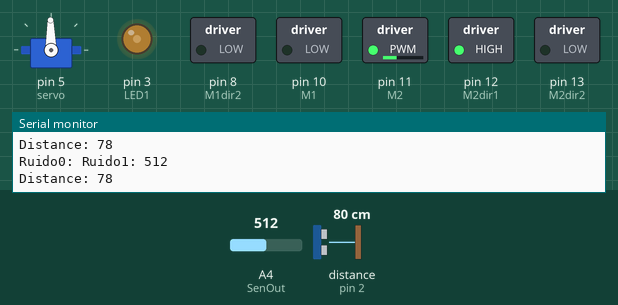
This sketch was run on a simulated Arduino Uno, built with avr-gcc and run on an emulated ATmega328P. Parts: servo, switched loads named in the sketch (green lamp = pin HIGH), output pins drawn as LEDs (lit = HIGH), the last lines printed to the serial monitor. Wiring (inferred from the names in the program): ultrasonic range finder: trigger pin 4; echo pin 2. The test bench sets the inputs (shaded band); at power-on: distance to the obstacle (sensor on pin 2) 80 cm, A4 (SenOut) = 512. The echo pulse lasts 58.3 µs per cm; pins used as bus, display or sensor lines are not drawn.

Above: at 1.3 s.
1.4 s: distance to the obstacle (sensor on pin 2) set to 2 cm
At 2.6 s:
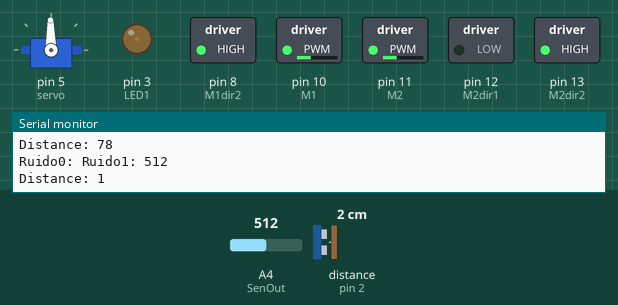
5.1 s: distance to the obstacle (sensor on pin 2) set to 35 cm
At 6.2 s:
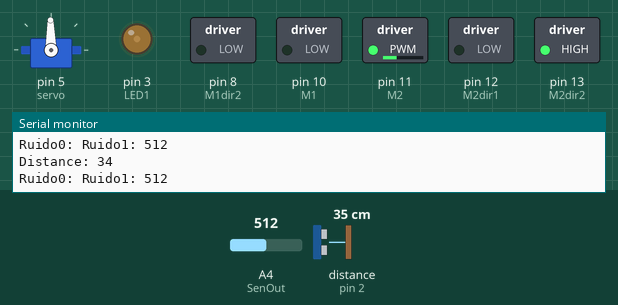
7.0 s: distance to the obstacle (sensor on pin 2) set to 120 cm
At 7.8 s:
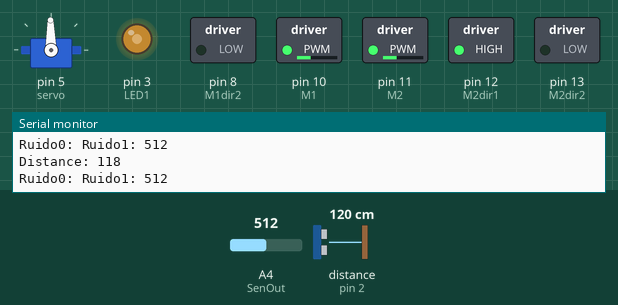
8.6 s: distance to the obstacle (sensor on pin 2) set to 250 cm
At 9.6 s:
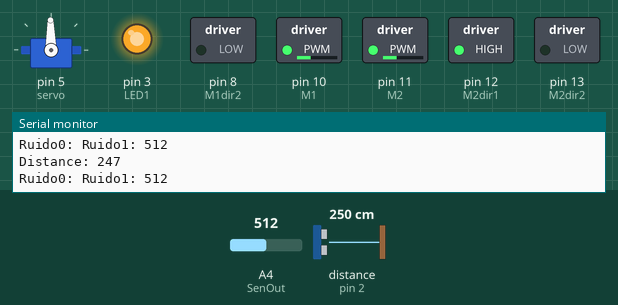
10.1 s: distance to the obstacle (sensor on pin 2) set to 299 cm
At 11.4 s:
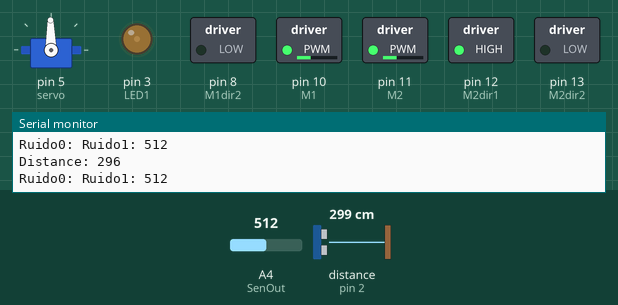
Timing chart, 0 to 12.7 s (numbered marks = the images above; inputs shaded):
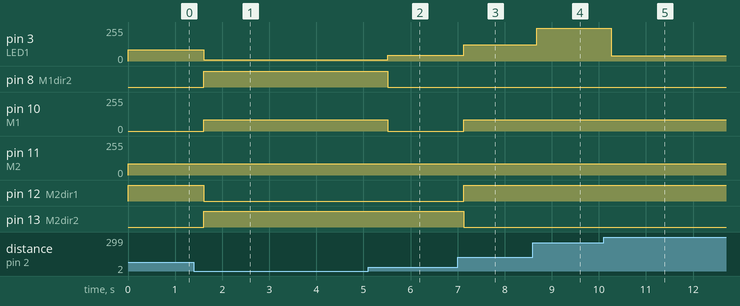

Measured:
- after the input at 1.4 s, pin 3 (LED1): 84/255 → 10/255 after 0.21 s, → 11/255 1.3 s later, → 10/255 1.3 s later; pin 8 (M1dir2), pin 13 (M2dir2): LOW → HIGH after 0.21 s; pin 10 (M1): 0/255 → 85/255 after 0.21 s; pin 12 (M2dir1): HIGH → LOW after 0.21 s
- after the input at 5.1 s, pin 3 (LED1): 10/255 → 42/255 after 0.42 s; pin 8 (M1dir2): HIGH → LOW after 0.42 s; pin 10 (M1): 85/255 → 0/255 after 0.42 s
- after the input at 7.0 s, pin 3 (LED1): 42/255 → 123/255 after 0.13 s; pin 10 (M1): 0/255 → 85/255 after 0.13 s; pin 12 (M2dir1): LOW → HIGH after 0.13 s; pin 13 (M2dir2): HIGH → LOW after 0.13 s
- after the input at 8.6 s, pin 3 (LED1): 123/255 → 247/255 after 0.08 s
- after the input at 10.1 s, pin 3 (LED1): 247/255 → 38/255 after 0.16 s

The sketch:

motores_pepetgrillo.ino
```cpp
// defines pins numbers
const int trigPin = 4;
const int echoPin = 2;
// defines variables
long duration;
int distance;

/****/

//velocity
#define M1 10  // Enable Pin for motor 1
#define M2 11  // Enable Pin for motor 2

//direction
//Motor 1
#define M1dir1 7  // Control pin 1 for motor 1
#define M1dir2 8  // Control pin 2 for motor 1
//Motor 2
#define M2dir1 12  // Control pin 1 for motor 2
#define M2dir2 13  // Control pin 2 for motor 2

float vel;
float velM1;
float velM2;

//int forward = 1;
//int reverse = 2;
//int turn = 3;
//int stoped = 4;
//int state = stoped;

const float LED1 = 3;
float luz;

const int SenOut = A4;
int sensorValue = 0;

int noise = 0;
int noise0;
int noise1;

#include <Servo.h>
Servo servo;
int angle = 91;

void setup() {

  pinMode(trigPin, OUTPUT); // Sets the trigPin as an Output
  pinMode(echoPin, INPUT); // Sets the echoPin as an Input
  Serial.begin(9600); // Starts the serial communication

  pinMode(LED1, OUTPUT);

  pinMode(M1, OUTPUT);
  pinMode(M2, OUTPUT);

  pinMode(M1dir1, OUTPUT);
  pinMode(M1dir2, OUTPUT);
  pinMode(M2dir1, OUTPUT);
  pinMode(M2dir2, OUTPUT);

  pinMode(SenOut, INPUT);

  servo.attach(5);
  servo.write(angle);
}

void loop() {

  // Clears the trigPin
  digitalWrite(trigPin, LOW);
  delayMicroseconds(2);
  // Sets the trigPin on HIGH state for 10 micro seconds
  digitalWrite(trigPin, HIGH);
  delayMicroseconds(10);
  digitalWrite(trigPin, LOW);
  // Reads the echoPin, returns the sound wave travel time in microseconds
  duration = pulseIn(echoPin, HIGH);
  // Calculating the distance
  distance = duration * 0.034 / 2;
  // Prints the distance on the Serial Monitor
  Serial.print("Distance: ");
  Serial.println(distance);
  Serial.println();

  luz = map(distance, 0, 255, 10, 255);

  analogWrite(LED1, luz);

  if (distance <= 30) {
    velM1 = 0;
    velM2 = 0;

    analogWrite(M1, velM1);
    analogWrite(M2, velM2);

    digitalWrite(M1dir1, LOW);
    digitalWrite(M1dir2, LOW);

    digitalWrite(M2dir1, LOW);
    digitalWrite(M2dir2, LOW);

    velM1 = 85;
    velM2 = 85;

    analogWrite(M1, velM1);
    analogWrite(M2, velM2);

    digitalWrite(M1dir1, LOW);
    digitalWrite(M1dir2, HIGH);

    digitalWrite(M2dir1, LOW);
    digitalWrite(M2dir2, HIGH);

    delay(1000);
  }
  if (distance > 30 && distance < 50) {
    velM1 = 0;
    velM2 = 0;

    analogWrite(M1, velM1);
    analogWrite(M2, velM2);

    digitalWrite(M1dir1, LOW);
    digitalWrite(M1dir2, LOW);

    digitalWrite(M2dir1, LOW);
    digitalWrite(M2dir2, LOW);

    velM1 = 0;
    velM2 = 85;

    analogWrite(M1, velM1);
    analogWrite(M2, velM2);

    digitalWrite(M1dir1, LOW);
    digitalWrite(M1dir2, LOW);

    digitalWrite(M2dir1, LOW);
    digitalWrite(M2dir2, HIGH);

    delay(500);
  }
  if (distance >= 50 && distance <= 100) {
    velM1 = 85;
    velM2 = 85;

    analogWrite(M1, velM1);
    analogWrite(M2, velM2);

    digitalWrite(M1dir1, HIGH);
    digitalWrite(M1dir2, LOW);

    digitalWrite(M2dir1, HIGH);
    digitalWrite(M2dir2, LOW);

    velM1 = 0;
    velM2 = 85;

    analogWrite(M1, velM1);
    analogWrite(M2, velM2);

    digitalWrite(M1dir1, LOW);
    digitalWrite(M1dir2, LOW);

    digitalWrite(M2dir1, HIGH);
    digitalWrite(M2dir2, LOW);

    delay(500);
  }
  if (distance >= 100) {
    velM1 = 85;
    velM2 = 85;

    analogWrite(M1, velM1);
    analogWrite(M2, velM2);

    digitalWrite(M1dir1, HIGH);
    digitalWrite(M1dir2, LOW);

    digitalWrite(M2dir1, HIGH);
    digitalWrite(M2dir2, LOW);
  }

  if (noise == 0) {
    sensorValue = analogRead(SenOut);
    noise0 = sensorValue;
    noise = 1;
  }

  if (noise == 1) {
    noise0 = noise0;
    sensorValue = analogRead(SenOut);
    noise1 = sensorValue;
  }

  Serial.print("Ruido0: ");
//  Serial.println(noise0);
  Serial.print("Ruido1: ");
  Serial.println(noise1);
  Serial.println();
  delay(300);

  //if ((noise1 - noise0) > 20) {
  if (noise1 > 1023) {

    velM1 = 0;
    velM2 = 0;

    analogWrite(M1, velM1);
    analogWrite(M2, velM2);

    digitalWrite(M1dir1, LOW);
    digitalWrite(M1dir2, LOW);

    digitalWrite(M2dir1, LOW);
    digitalWrite(M2dir2, LOW);

    angle = 0;
    servo.write(angle);
    delay(1000);
    angle = 90;
    servo.write(angle);
    delay(1000);

    velM1 = 85;
    velM2 = 85;

    analogWrite(M1, velM1);
    analogWrite(M2, velM2);

    digitalWrite(M1dir1, LOW);
    digitalWrite(M1dir2, HIGH);

    digitalWrite(M2dir1, LOW);
    digitalWrite(M2dir2, HIGH);
  }
}
```
